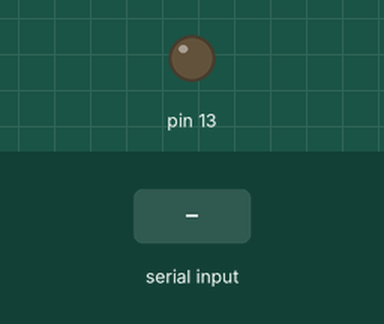
Simulated run of this sketch. Board: Arduino Uno, built with avr-gcc and run on an emulated ATmega328P. Parts: output pins drawn as LEDs (lit = HIGH). Inputs (shaded band) come from the test bench.

Above: at 1.2 s.
1.3 s: "ON\n" received over Serial
At 2.3 s:
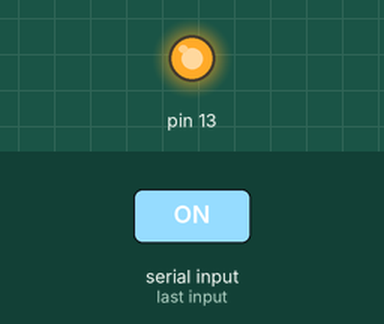
2.8 s: "1\n" received over Serial
At 3.4 s:
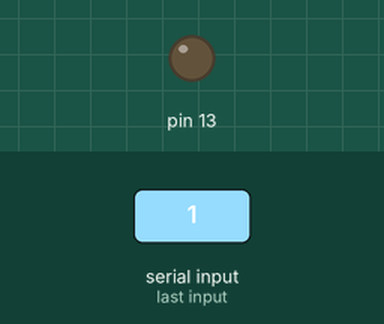
Timing chart, 0 to 5.8 s (numbered marks = the images above; inputs shaded):
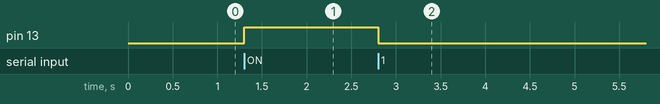

The sketch:

led_control.ino
```cpp
String input = "";

void setup() {
  Serial.begin(9600);
  pinMode(13, OUTPUT);
}

void loop() {
  if (Serial.available()) {
    input = Serial.readStringUntil('\n');

    if (input.indexOf("ON") >= 0) {
      digitalWrite(13, HIGH);
    } else {
      digitalWrite(13, LOW);
    }
  }
}
```

Measured:
- after the input at 1.3 s, pin 13: LOW → HIGH at once
- after the input at 2.8 s, pin 13: HIGH → LOW at once
